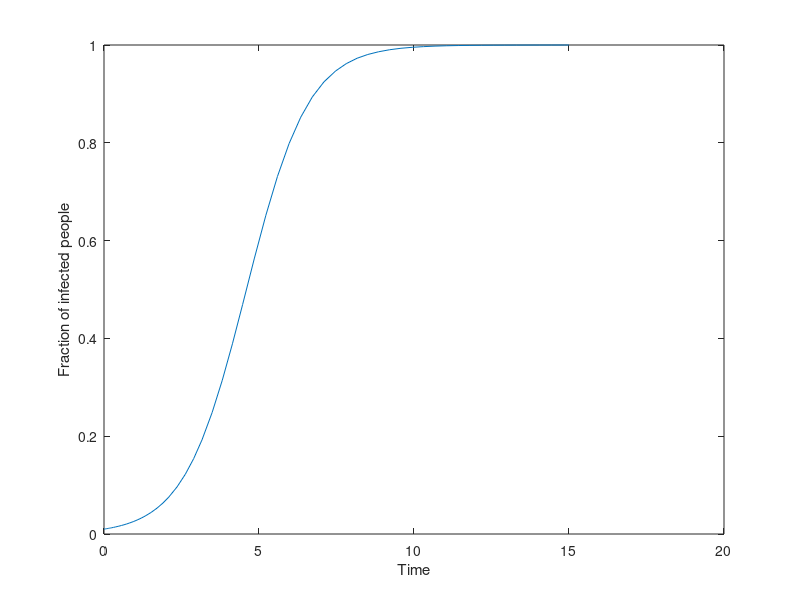

This figure's MATLAB source:
% Assignment 6
function y=MM220A6()
dydt = @(t,y) y.*(1-y);
y0 = 0.01; 
tspan = [0 15];
[t,y] = ode45(dydt, tspan, y0);

plot(t,y);
xlabel('Time');
ylabel('Fraction of infected people');
print('MM220A6', '-dpng');
%y is the proportion of infected people
end
